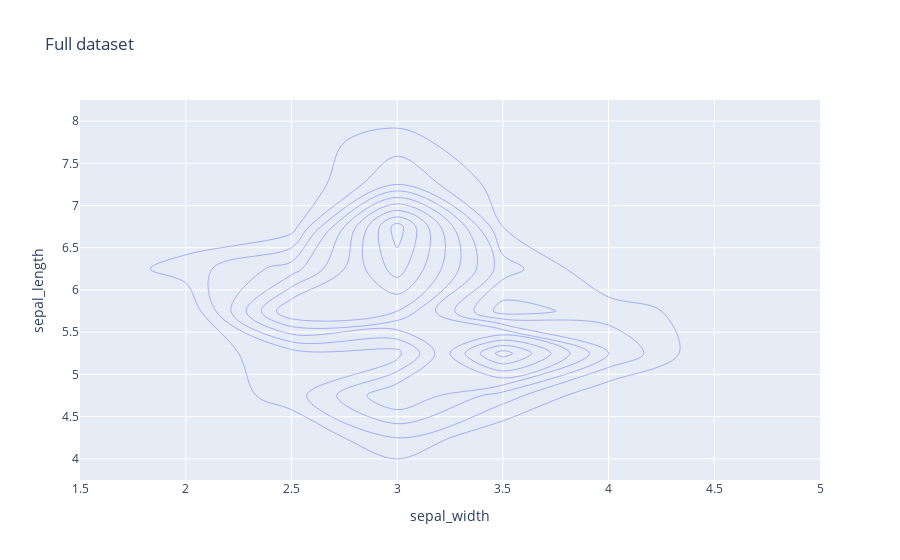
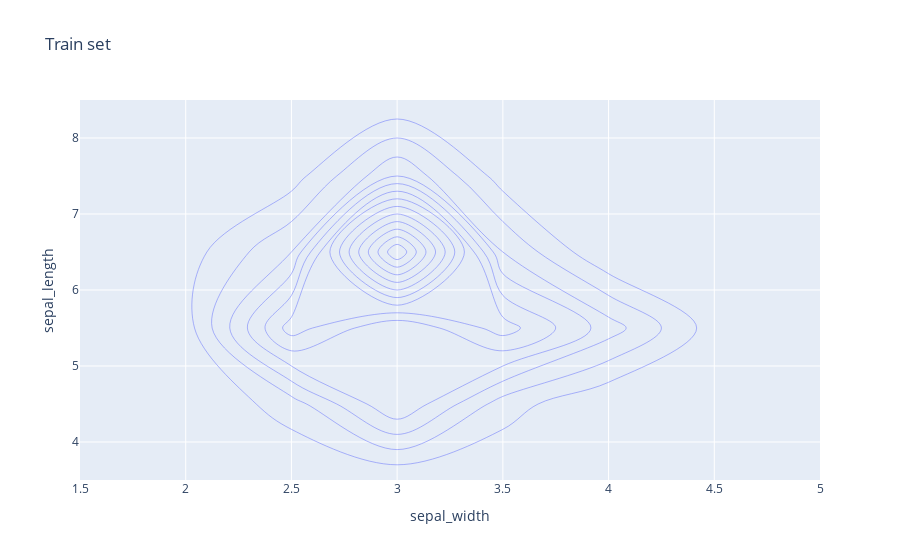
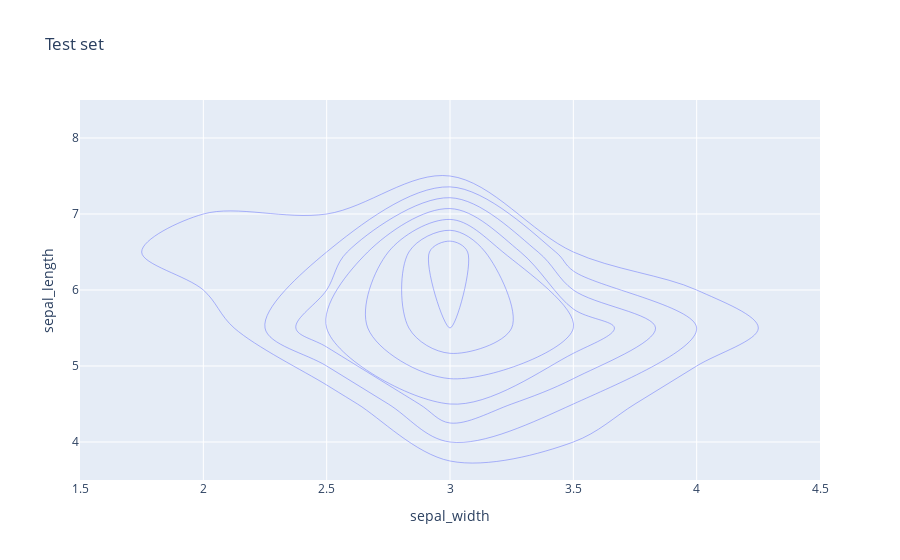

The notebook cell saved with these charts, in order:
### Markdown cell above
Plot the distribution of the first two variables for the full data set, the train set, and the test set, do you notice any differences? what does it mean for the evaluation of our model ?

### Code cell
fig = px.density_contour(data, 'sepal_width', 'sepal_length', title = 'Full dataset')
fig.show()
fig = px.density_contour(X_train, 'sepal_width', 'sepal_length', title = 'Train set')
fig.show()
fig = px.density_contour(X_test, 'sepal_width', 'sepal_length', title = 'Test set')
fig.show()

### Figure 1 — Plotly figure (JSON) as saved in the notebook; plotly's stock layout.template omitted (floating-point values rounded to 4 significant figures; data arrays with more than 128 entries replaced by an {"elided": "..."} marker saying what was removed)
{"data": [{"contours": {"coloring": "none"}, "hovertemplate": "sepal_width=%{x}<br>sepal_length=%{y}<br>count=%{z}<extra></extra>", "legendgroup": "", "line": {"color": "#636efa"}, "name": "", "showlegend": false, "type": "histogram2dcontour", "x": {"elided": "150 float values"}, "xaxis": "x", "xbingroup": "x", "y": {"elided": "150 float values"}, "yaxis": "y", "ybingroup": "y"}], "layout": {"legend": {"tracegroupgap": 0}, "title": {"text": "Full dataset"}, "xaxis": {"anchor": "y", "domain": [0, 1], "title": {"text": "sepal_width"}}, "yaxis": {"anchor": "x", "domain": [0, 1], "title": {"text": "sepal_length"}}}}

### Figure 2 — Plotly figure (JSON) as saved in the notebook; plotly's stock layout.template omitted (floating-point values rounded to 4 significant figures)
{"data": [{"contours": {"coloring": "none"}, "hovertemplate": "sepal_width=%{x}<br>sepal_length=%{y}<br>count=%{z}<extra></extra>", "legendgroup": "", "line": {"color": "#636efa"}, "name": "", "showlegend": false, "type": "histogram2dcontour", "x": [3, 3.1, 3.5, 3.5, 2.8, 2.3, 3.7, 3.8, 3.4, 3.2, 3.7, 3, 3.9, 2.7, 3, 3.1, 2.5, 2.3, 2.8, 3.6, 3, 3, 2.4, 2.9, 3.6, 3, 3.2, 4.1, 3.3, 3.1, 2.8, 2.8, 2.4, 4.4, 4.2, 2.6, 3.5, 3.4, 3.4, 2.3, 3.3, 2.8, 3.2, 3.8, 3.1, 3.6, 2.5, 3, 3.2, 3.2, 2.9, 3, 3.8, 2.6, 2.4, 3.2, 3.5, 2.5, 3.4, 3.9, 3.8, 3, 3, 2.9, 2.9, 3.1, 2.9, 2.7, 3.3, 3.4, 2.7, 2.7, 3.1, 2.5, 2.3, 3, 3.7, 3.3, 3.4, 3, 3.1, 3, 2.9, 2.7, 3.2, 3, 2.5, 3, 2.7, 3.4, 2.9, 2.9, 2.8, 2.7, 3.1, 2.5, 2.9, 3.2, 2.2, 3.1, 3, 2, 3, 3.4, 2.6, 2.8, 3.4, 2.8, 3.8, 3, 3.2, 2.8], "xaxis": "x", "xbingroup": "x", "y": [5, 6.4, 5.5, 5, 7.4, 5.5, 5.4, 7.7, 6, 7, 5.3, 7.2, 5.4, 5.8, 6.5, 4.9, 6.3, 5, 6.1, 7.2, 5.6, 5.6, 5.5, 6.2, 4.6, 6.6, 7.2, 5.2, 6.7, 6.9, 6.3, 6.4, 4.9, 5.7, 5.5, 5.8, 5, 5.4, 4.8, 4.5, 6.7, 6.4, 5.9, 5.1, 6.7, 5, 5.5, 6.7, 4.7, 6.8, 7.3, 7.7, 5.7, 5.7, 5.5, 6.4, 5.1, 4.9, 5.2, 5.4, 5.1, 6, 6.5, 4.4, 5.7, 4.6, 5.6, 6.3, 5.1, 5, 5.8, 5.8, 6.9, 6.3, 6.3, 6.7, 5.1, 6.3, 5, 7.1, 6.7, 4.9, 6, 5.6, 6.9, 6.1, 5.6, 6.1, 6, 6.3, 6.1, 6.3, 6.8, 5.2, 6.9, 6.7, 6.4, 4.4, 6, 4.9, 4.8, 5, 5.9, 4.6, 7.7, 6.5, 6.2, 5.8, 7.9, 4.4, 4.7, 7.7], "yaxis": "y", "ybingroup": "y"}], "layout": {"legend": {"tracegroupgap": 0}, "title": {"text": "Train set"}, "xaxis": {"anchor": "y", "domain": [0, 1], "title": {"text": "sepal_width"}}, "yaxis": {"anchor": "x", "domain": [0, 1], "title": {"text": "sepal_length"}}}}

### Figure 3 — Plotly figure (JSON) as saved in the notebook; plotly's stock layout.template omitted (floating-point values rounded to 4 significant figures)
{"data": [{"contours": {"coloring": "none"}, "hovertemplate": "sepal_width=%{x}<br>sepal_length=%{y}<br>count=%{z}<extra></extra>", "legendgroup": "", "line": {"color": "#636efa"}, "name": "", "showlegend": false, "type": "histogram2dcontour", "x": [3.1, 3.6, 2.6, 3.4, 3.3, 2.7, 3.3, 2.7, 2.2, 2.8, 3, 2.2, 3, 3.5, 3.8, 3, 2.5, 2.8, 3.2, 3.4, 3.2, 3, 3.2, 3.2, 3, 2.8, 2.5, 2.9, 3.1, 2.8, 2.6, 3, 2.8, 4, 3.4, 3.5, 3, 3], "xaxis": "x", "xbingroup": "x", "y": [6.7, 4.9, 5.5, 5.4, 6.3, 6.4, 5, 5.8, 6, 6.2, 5.7, 6.2, 7.6, 5.2, 5.1, 4.3, 5.7, 5.7, 4.6, 4.8, 6.5, 4.8, 5, 6.4, 5.9, 5.7, 5.1, 6.6, 4.8, 6.1, 6.1, 6.5, 5.6, 5.8, 5.1, 5.1, 6.8, 5.4], "yaxis": "y", "ybingroup": "y"}], "layout": {"legend": {"tracegroupgap": 0}, "title": {"text": "Test set"}, "xaxis": {"anchor": "y", "domain": [0, 1], "title": {"text": "sepal_width"}}, "yaxis": {"anchor": "x", "domain": [0, 1], "title": {"text": "sepal_length"}}}}
